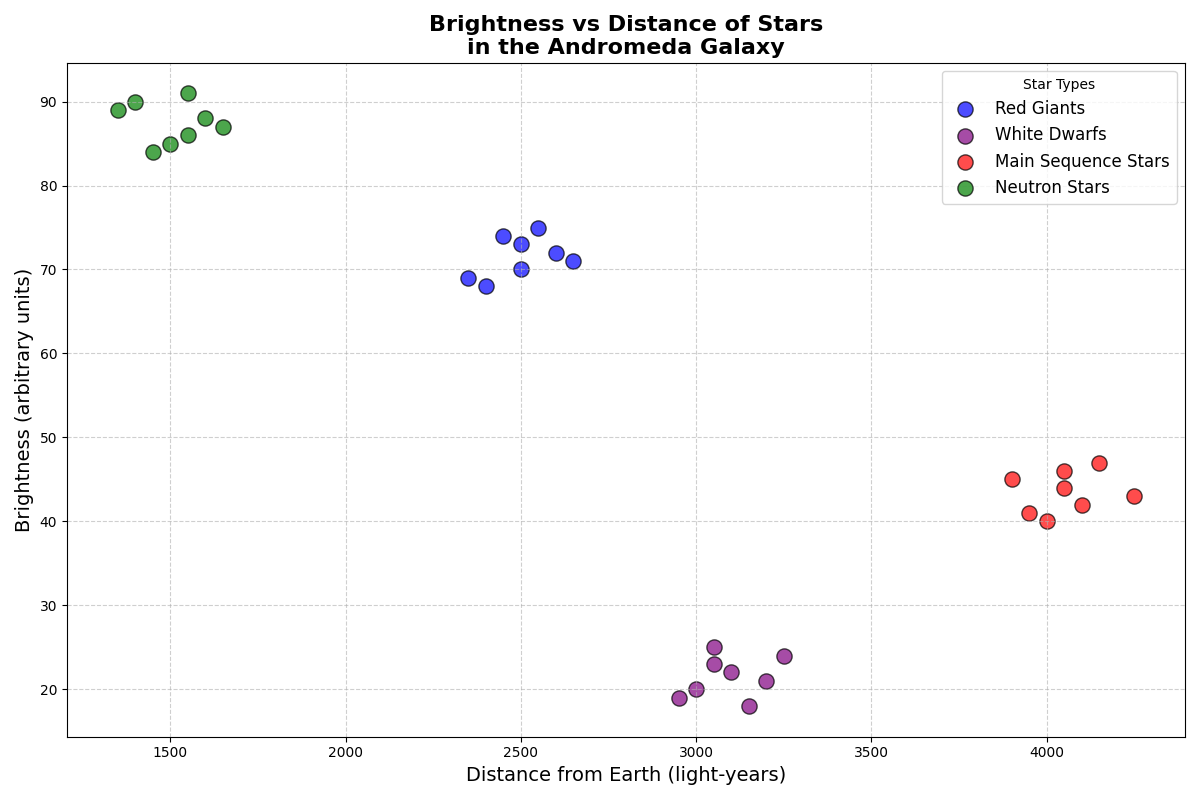

This chart was generated by the following Python code:
import matplotlib.pyplot as plt

red_giants = {
    "Brightness": [70, 68, 72, 75, 74, 69, 71, 73],
    "Distance": [2500, 2400, 2600, 2550, 2450, 2350, 2650, 2500]
}

white_dwarfs = {
    "Brightness": [20, 22, 19, 21, 23, 24, 18, 25],
    "Distance": [3000, 3100, 2950, 3200, 3050, 3250, 3150, 3050]
}

main_sequence_stars = {
    "Brightness": [40, 45, 42, 44, 41, 47, 43, 46],
    "Distance": [4000, 3900, 4100, 4050, 3950, 4150, 4250, 4050]
}

neutron_stars = {
    "Brightness": [85, 88, 90, 86, 84, 87, 89, 91],
    "Distance": [1500, 1600, 1400, 1550, 1450, 1650, 1350, 1550]
}

# Create a scatter plot
plt.figure(figsize=(12, 8))

plt.scatter(red_giants["Distance"], red_giants["Brightness"], 
            color='blue', label='Red Giants', s=120, alpha=0.7, edgecolors='k')
plt.scatter(white_dwarfs["Distance"], white_dwarfs["Brightness"], 
            color='purple', label='White Dwarfs', s=120, alpha=0.7, edgecolors='k')
plt.scatter(main_sequence_stars["Distance"], main_sequence_stars["Brightness"], 
            color='red', label='Main Sequence Stars', s=120, alpha=0.7, edgecolors='k')
plt.scatter(neutron_stars["Distance"], neutron_stars["Brightness"], 
            color='green', label='Neutron Stars', s=120, alpha=0.7, edgecolors='k')

plt.title('Brightness vs Distance of Stars\nin the Andromeda Galaxy', fontsize=16, fontweight='bold')
plt.xlabel('Distance from Earth (light-years)', fontsize=14)
plt.ylabel('Brightness (arbitrary units)', fontsize=14)
plt.grid(True, linestyle='--', alpha=0.6)
plt.legend(title='Star Types', fontsize=12, loc='upper right')
plt.tight_layout()

plt.show()
